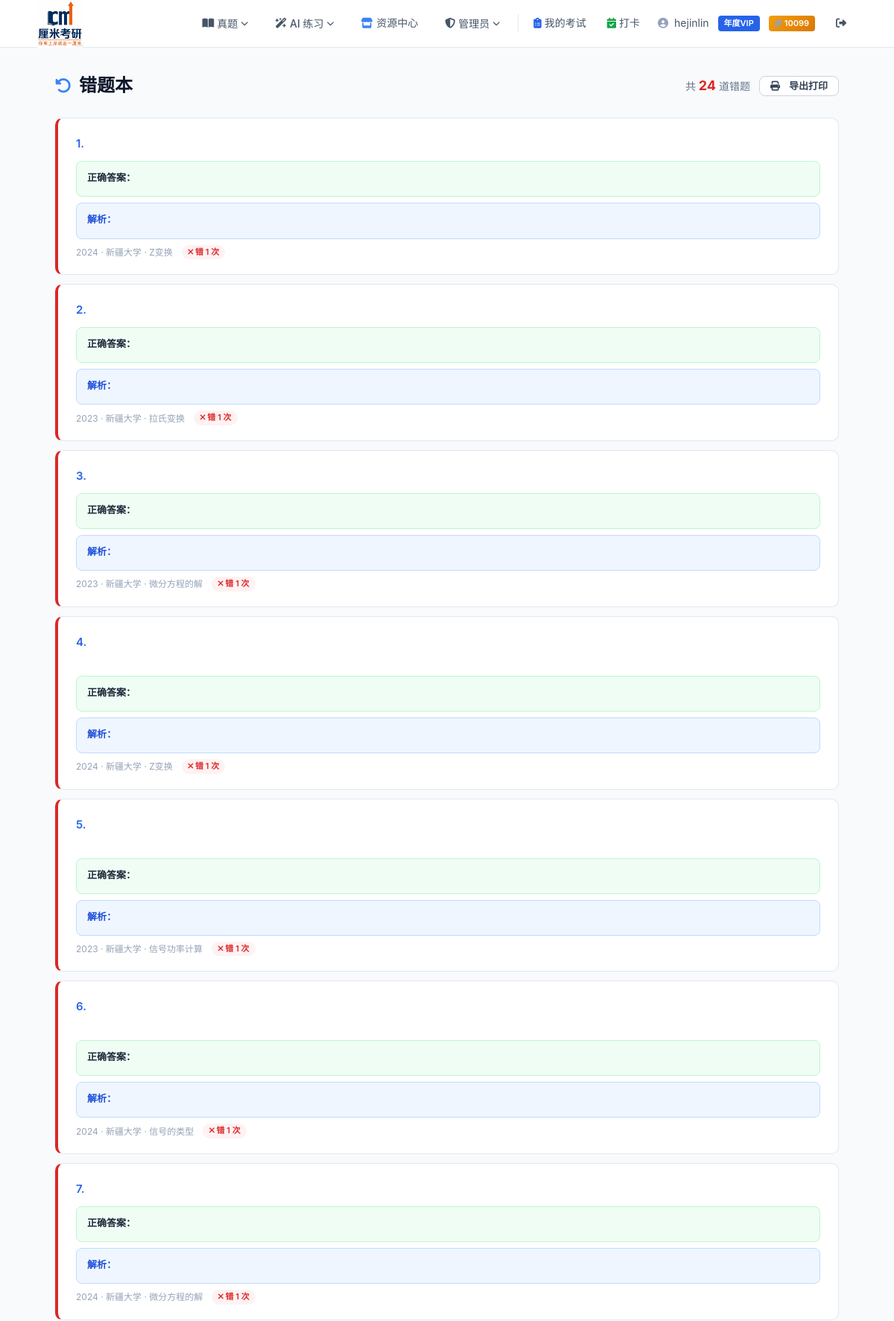
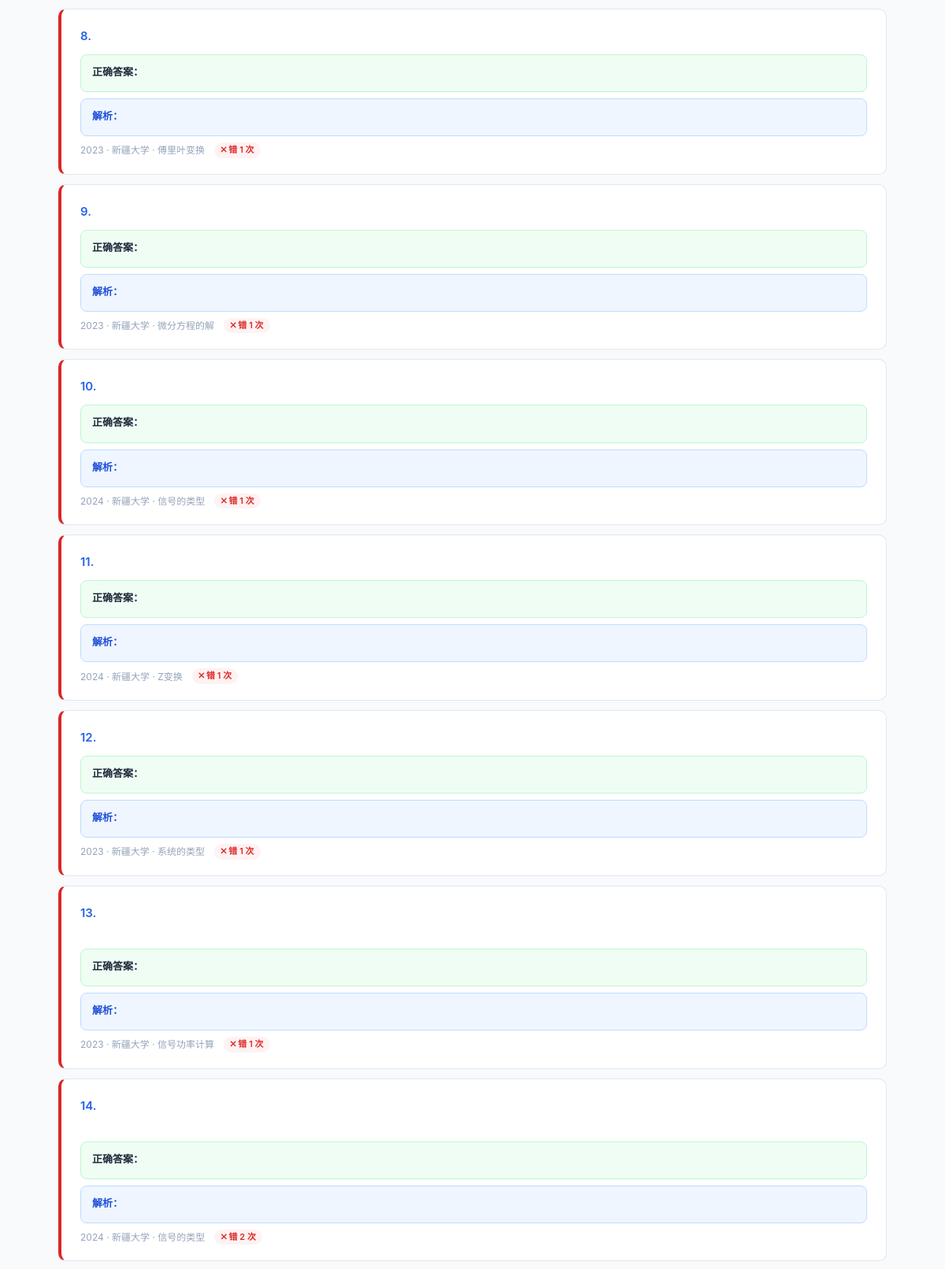
Screenshot of /exam/wrong-book/ (signed in, upper part) with the database file from the repository (2 pictures, top to bottom).
### user/models.py (models this page shows, shortened)
class User(AbstractUser):
    VIP_CHOICES = [
        (0, "普通用户"),
        (1, "月度VIP"),
        (2, "季度VIP"),
        (3, "年度VIP"),
    ]
    vip_level = models.IntegerField(choices=VIP_CHOICES, default=0, verbose_name="VIP等级")
    vip_start_date = models.DateTimeField(null=True, blank=True, verbose_name="VIP开通时间")
    vip_expire_date = models.DateTimeField(null=True, blank=True, verbose_name="VIP过期时间")
    email_verified = models.BooleanField(default=False, verbose_name="邮箱已验证")
    email_token = models.UUIDField(null=True, blank=True, verbose_name="验证令牌")
    coins = models.IntegerField(default=0, verbose_name="站内点数")
    class Meta:
        verbose_name = "用户"
        verbose_name_plural = "用户"
    def is_vip(self):
        if self.vip_level == 0:
            return False
        if self.vip_expire_date is None:
            return False
        from django.utils import timezone
        return self.vip_expire_date > timezone.now()

### zu_juan/models.py (models this page shows, shortened)
class WrongQuestion(models.Model):
    user = models.ForeignKey(settings.AUTH_USER_MODEL, on_delete=models.CASCADE, verbose_name="用户")
    question = models.ForeignKey("kaoyan_app.Question", on_delete=models.CASCADE, verbose_name="题目")
    error_count = models.IntegerField(default=1, verbose_name="错误次数")
    last_wrong_at = models.DateTimeField(auto_now=True, verbose_name="最近错误时间")
    class Meta:
        verbose_name = "错题"
        verbose_name_plural = "错题本"
        unique_together = ("user", "question")
        ordering = ["-last_wrong_at"]

### kaoyan_app/models.py (models this page shows, shortened)
class Question(models.Model):
    DIFFICULTY_CHOICES = [
        ("易", "易"),
        ("中", "中"),
        ("难", "难"),
    ]
    subject = models.ForeignKey(Subject, on_delete=models.CASCADE, verbose_name="专业课")
    year = models.IntegerField(verbose_name="年份")
    school = models.ForeignKey(School, on_delete=models.CASCADE, verbose_name="学校")
    question_type = models.ForeignKey(QuestionType, on_delete=models.CASCADE, verbose_name="题型")
    difficulty = models.CharField(max_length=2, choices=DIFFICULTY_CHOICES, verbose_name="难度")
    knowledge_point = models.CharField(max_length=200, verbose_name="知识点")
    content = models.TextField(verbose_name="题干", help_text="支持 Markdown + LaTeX 公式（$...$ / $$...$$）")
    options = models.JSONField(
        null=True, blank=True, verbose_name="选项",
        help_text='选择题必填，JSON 对象格式，如 {"A": "内容", "B": "内容"}'
    )
    correct_answer = models.TextField(null=True, blank=True, verbose_name="正确答案", help_text="选择题填 A/B/C/D，判断题填 对/错，填空题多个空用分号隔开，解答题填参考答案要点，绘图题可留空")
    answer = models.TextField(verbose_name="答案解析", help_text="支持 Markdown + LaTeX 公式，填空/简答等非选择题填写具体答案")
    image = models.ImageField(upload_to="questions/%Y/%m/", null=True, blank=True, verbose_name="插图")
    created_at = models.DateTimeField(auto_now_add=True, verbose_name="创建时间")
    updated_at = models.DateTimeField(auto_now=True, verbose_name="更新时间")
    class Meta:
        verbose_name = "题目"
        verbose_name_plural = "题目"
        ordering = ["-year", "school", "question_type"]

class School(models.Model):
    name = models.CharField(max_length=100, unique=True, verbose_name="学校名称")
    class Meta:
        verbose_name = "学校"
        verbose_name_plural = "学校"
        ordering = ["name"]

### zu_juan/views.py (the view)
# urls.py: path("wrong-book/", views.wrong_book, name="wrong_book"),
@login_required
def wrong_book(request):
    wrongs_qs = WrongQuestion.objects.filter(
        user=request.user
    ).select_related("question__school", "question__question_type")
    is_vip = request.user.is_vip()
    total_count = wrongs_qs.count()
    if is_vip:
        from django.core.paginator import Paginator
        paginator = Paginator(wrongs_qs, 20)
        page_number = request.GET.get("page", 1)
        page_obj = paginator.get_page(page_number)
        wrongs = page_obj
    else:
        wrongs = wrongs_qs[:10]
        page_obj = None
    return render(request, "zu_juan/wrong_book.html", {
        "wrong_questions": wrongs,
        "page_obj": page_obj,
        "total_count": total_count,
        "is_vip": is_vip,
    })

### kaoyan_project/vip_utils.py (called while the page is built, shortened)
def vip_context(request):
    user = request.user
    if user.is_authenticated:
        is_vip = user.is_vip()
        vip_label = dict(user.VIP_CHOICES).get(user.vip_level, "")
        return {
            "is_vip": is_vip,
            "vip_label": vip_label,
            "is_free_user": not is_vip,
            "user_coins": user.coins,
        }

### zu_juan/templates/zu_juan/wrong_book.html (shortened to what this page needs)
{% extends "user/base.html" %}
{% block extra_style %}
<link rel="stylesheet" href="https://cdn.jsdelivr.net/npm/katex@0.16.9/dist/katex.min.css">
{% endblock %}
{% block content %}
<div class="wrong-header">
    <h1 class="page-title" style="margin:0;"><i class="fa-solid fa-rotate-left"></i> 错题本</h1>
    <div style="display:flex;align-items:center;gap:12px;">
        <div class="wrong-count">共 <span>{{ total_count }}</span> 道错题</div>
        {% if is_vip %}
        <a href="{% url 'zu_juan:wrong_book_export' %}" class="btn btn-outline" style="padding:6px 14px;font-size:13px;" target="_blank"><i class="fa-solid fa-print" style="margin-right:4px;"></i>导出打印</a>
        {% endif %}
    </div>
</div>
{% if wrong_questions %}
{% for wq in wrong_questions %}
<div class="card q-item">
    <div class="q-content">
        <span class="q-num">{{ forloop.counter }}.</span>
    </div>
    {% if wq.question.options and wq.question.question_type.name == "选择" %}
    <div style="margin:6px 0 0 24px;">
        {% for key, val in wq.question.options.items %}
        <div style="padding:2px 0;color:var(--gray-600);font-size:14px;" data-raw="{{ key }}. {{ val|escape }}"></div>
        {% endfor %}
    </div>
    {% endif %}
    {% if is_vip %}
        {% if wq.question.correct_answer %}
        <div class="answer-correct">
            <div class="answer-label">正确答案：</div>
        </div>
        {% endif %}
        {% if wq.question.answer %}
        <div class="answer-analysis">
            <div class="answer-label" style="color:var(--blue-700);">解析：</div>
        </div>
        {% endif %}
    {% endif %}
    <div class="q-meta">
        <span>{{ wq.question.year }} · {{ wq.question.school.name }} · {{ wq.question.knowledge_point }}</span>
        <span class="error-badge"><i class="fa-solid fa-xmark" style="margin-right:2px;"></i>错 {{ wq.error_count }} 次</span>
    </div>
</div>
{% endfor %}
{% endif %}
{% endblock %}

### user/templates/user/base.html (shortened to what this page needs)
{% load static %}
<!DOCTYPE html>
<html lang="zh-CN">
<head>
    <link rel="stylesheet" href="https://cdnjs.cloudflare.com/ajax/libs/font-awesome/6.5.1/css/all.min.css">
    {% block extra_style %}{% endblock %}
</head>
<body>
    <nav class="navbar">
        <a href="{% url 'user:home' %}" class="logo">
            <img src="{% static 'images/CM.png' %}" alt="厘米考研" style="height:65px;width:auto;border-radius:4px;">
        </a>
        <div class="nav-links">
            <div class="nav-dropdown" onclick="this.classList.toggle('open')">
                <button class="nav-dropdown-toggle">
                    <i class="fa-solid fa-book-open"></i> 真题 <i class="fa-solid fa-chevron-down caret"></i>
                </button>
            </div>
            <div class="nav-dropdown" onclick="this.classList.toggle('open')">
                <button class="nav-dropdown-toggle">
                    <i class="fa-solid fa-wand-magic-sparkles"></i> AI 练习 <i class="fa-solid fa-chevron-down caret"></i>
                </button>
            </div>
            <a href="{% url 'res_center:list' %}" style="color:var(--gray-600); text-decoration:none; font-size:14px; font-weight:500; padding:8px 16px; border-radius:var(--radius); transition:all 0.2s; display:inline-flex; align-items:center; gap:5px;">
                <i class="fa-solid fa-store" style="color:var(--blue-500);"></i> 资源中心
            </a>
            {% if user.is_authenticated and user.is_staff %}
            <div class="nav-dropdown" onclick="this.classList.toggle('open')">
                <button class="nav-dropdown-toggle">
                    <i class="fa-solid fa-shield-halved"></i> 管理员 <i class="fa-solid fa-chevron-down caret"></i>
                </button>
            </div>
            {% endif %}
            {% if user.is_authenticated %}
                <a href="{% url 'user:my_exams' %}" style="color:var(--gray-600); text-decoration:none; font-size:14px; font-weight:500; padding:8px 12px; border-radius:var(--radius); transition:all 0.2s; display:inline-flex; align-items:center; gap:4px;">
                    <i class="fa-solid fa-clipboard-list" style="color:var(--blue-600);"></i> 我的考试
                </a>
                <a href="{% url 'user:checkin_calendar' %}" style="color:var(--gray-600); text-decoration:none; font-size:14px; font-weight:500; padding:8px 12px; border-radius:var(--radius); transition:all 0.2s; display:inline-flex; align-items:center; gap:4px;">
                    <i class="fa-solid fa-calendar-check" style="color:#16a34a;"></i> 打卡
                </a>
                <div class="nav-user">
                    <i class="fa-solid fa-circle-user"></i>
                    {{ user.username }}
                    {% if is_vip %}<span class="vip-tag">{{ vip_label }}</span>{% endif %}
                    <span class="coin-tag" style="background:linear-gradient(135deg,#f59e0b,#d97706);color:#fff;font-size:11px;font-weight:600;padding:2px 8px;border-radius:4px;margin-left:4px;display:inline-flex;align-items:center;gap:3px;">
                        <i class="fa-solid fa-coins" style="font-size:10px;"></i> {{ user_coins }}
                    </span>
                </div>
                <a href="{% url 'user:logout' %}" class="btn-ghost"><i class="fa-solid fa-right-from-bracket"></i></a>
            {% else %}
                <a href="{% url 'user:login' %}" class="btn btn-outline">登录</a>
                <a href="{% url 'user:register' %}" class="btn btn-primary">注册</a>
            {% endif %}
        </div>
    </nav>
    <div class="main-content">
        {% block content %}{% endblock %}
    </div>
</body>
</html>

### user/templates/user/base.html (style rules this page uses)
:root { --blue-50: #eff6ff; --blue-100: #dbeafe; --blue-200: #bfdbfe; --blue-400: #60a5fa; --blue-500: #3b82f6; --blue-600: #2563eb; --blue-700: #1d4ed8; --blue-800: #1e40af; --blue-900: #1e3a5f; --gray-50: #f8fafc; --gray-100: #f1f5f9; --gray-200: #e2e8f0; --gray-300: #cbd5e1; --gray-400: #94a3b8; --gray-500: #64748b; --gray-600: #475569; --gray-700: #334155; --gray-800: #1e293b; --gray-900: #0f172a; --white: #ffffff; --radius: 10px; --shadow-sm: 0 1px 3px rgba(0,0,0,0.06); --shadow: 0 2px 12px rgba(0,0,0,0.08); --shadow-lg: 0 8px 30px rgba(0,0,0,0.12); }
* { margin: 0; padding: 0; box-sizing: border-box; }
body { font-family: -apple-system, BlinkMacSystemFont, "Segoe UI", Roboto, "PingFang SC", "Microsoft YaHei", sans-serif; background: var(--gray-50); color: var(--gray-800); min-height: 100vh; line-height: 1.6; }
a { color: var(--blue-600); text-decoration: none; }
.navbar { background: var(--white); border-bottom: 1px solid var(--gray-200); height: 64px; display: flex; align-items: center; justify-content: space-between; padding: 0 48px; position: sticky; top: 0; z-index: 100; }
.navbar .logo { font-size: 20px; font-weight: 700; color: var(--blue-800); text-decoration: none; display: flex; align-items: center; gap: 10px; }
.navbar .nav-links { display: flex; align-items: center; gap: 4px; }
.navbar .nav-links a { color: var(--gray-600); text-decoration: none; font-size: 14px; font-weight: 500; padding: 8px 16px; border-radius: var(--radius); transition: all 0.2s; }
.nav-dropdown { position: relative; }
.nav-dropdown-toggle { color: var(--gray-600); text-decoration: none; font-size: 14px; font-weight: 500; padding: 8px 16px; border-radius: var(--radius); transition: all 0.2s; cursor: pointer; display: flex; align-items: center; gap: 4px; background: none; border: none; font-family: inherit; }
.nav-dropdown-toggle .caret { font-size: 10px; transition: transform 0.2s; }
.nav-user { display: flex; align-items: center; gap: 8px; font-size: 14px; color: var(--gray-600); padding: 0 8px; }
.nav-user i { color: var(--gray-400); }
.vip-tag { background: var(--blue-600); color: var(--white); font-size: 11px; font-weight: 600; padding: 2px 8px; border-radius: 4px; margin-left: 4px; }
.main-content { max-width: 1100px; margin: 0 auto; padding: 32px 24px 60px; }
.page-title { font-size: 24px; font-weight: 700; color: var(--gray-900); display: flex; align-items: center; gap: 10px; }
.page-title i { color: var(--blue-500); font-size: 22px; }
.card { background: var(--white); border-radius: var(--radius); border: 1px solid var(--gray-200); padding: 32px; }
.btn { display: inline-flex; align-items: center; justify-content: center; gap: 8px; padding: 10px 24px; border: none; border-radius: 8px; font-size: 14px; font-weight: 600; cursor: pointer; text-decoration: none; transition: all 0.2s; line-height: 1; }
.btn-outline { background: var(--white); border: 1px solid var(--gray-300); color: var(--gray-700); }
.btn-ghost { background: transparent; color: var(--gray-600); padding: 8px 16px; }

### zu_juan/templates/zu_juan/wrong_book.html (style rules this page uses)
.wrong-header { display:flex;justify-content:space-between;align-items:center;margin-bottom:24px; }
.wrong-count { font-size:14px;color:var(--gray-500); }
.wrong-count span { color:#dc2626;font-weight:700;font-size:18px; }
.q-item { padding:20px 24px;margin-bottom:12px;border-left:4px solid #dc2626; }
.q-num { font-weight:600;color:var(--blue-600);margin-right:8px; }
.q-content { font-size:15px;line-height:1.8; }
.q-meta { font-size:12px;color:var(--gray-400);margin-top:8px;display:flex;gap:12px;align-items:center; }
.error-badge { background:#fef2f2;color:#dc2626;padding:1px 8px;border-radius:10px;font-size:11px;font-weight:600; }
.answer-correct { margin-top:10px;padding:10px 14px;background:#f0fdf4;border:1px solid #bbf7d0;border-radius:8px;font-size:14px;line-height:1.7; }
.answer-label { font-weight:600;font-size:13px;margin-bottom:4px; }
.answer-analysis { margin-top:8px;padding:10px 14px;background:var(--blue-50);border:1px solid var(--blue-200);border-radius:8px;font-size:14px;line-height:1.7; }

### rows the page displays
User: username "hejinlin"
WrongQuestion: question.year "2024", question.school.name "新疆大学", question.knowledge_point "Z变换", error_count "1"
WrongQuestion: question.year "2023", question.school.name "新疆大学", question.knowledge_point "拉氏变换", error_count "1"
WrongQuestion: question.year "2023", question.school.name "新疆大学", question.knowledge_point "微分方程的解", error_count "1"
WrongQuestion: question.year "2024", question.school.name "新疆大学", question.knowledge_point "Z变换", error_count "1"
WrongQuestion: question.year "2023", question.school.name "新疆大学", question.knowledge_point "信号功率计算", error_count "1"
WrongQuestion: question.year "2024", question.school.name "新疆大学", question.knowledge_point "信号的类型", error_count "1"
WrongQuestion: question.year "2024", question.school.name "新疆大学", question.knowledge_point "微分方程的解", error_count "1"
WrongQuestion: question.year "2023", question.school.name "新疆大学", question.knowledge_point "傅里叶变换", error_count "1"
WrongQuestion: question.year "2023", question.school.name "新疆大学", question.knowledge_point "微分方程的解", error_count "1"
WrongQuestion: question.year "2024", question.school.name "新疆大学", question.knowledge_point "信号的类型", error_count "1"
WrongQuestion: question.year "2024", question.school.name "新疆大学", question.knowledge_point "Z变换", error_count "1"
WrongQuestion: question.year "2023", question.school.name "新疆大学", question.knowledge_point "系统的类型", error_count "1"
WrongQuestion: question.year "2023", question.school.name "新疆大学", question.knowledge_point "信号功率计算", error_count "1"
WrongQuestion: question.year "2024", question.school.name "新疆大学", question.knowledge_point "信号的类型", error_count "2"

### other values shown
{{ vip_label }} "年度VIP"
{{ user_coins }} "10099"
{{ total_count }} "24"
